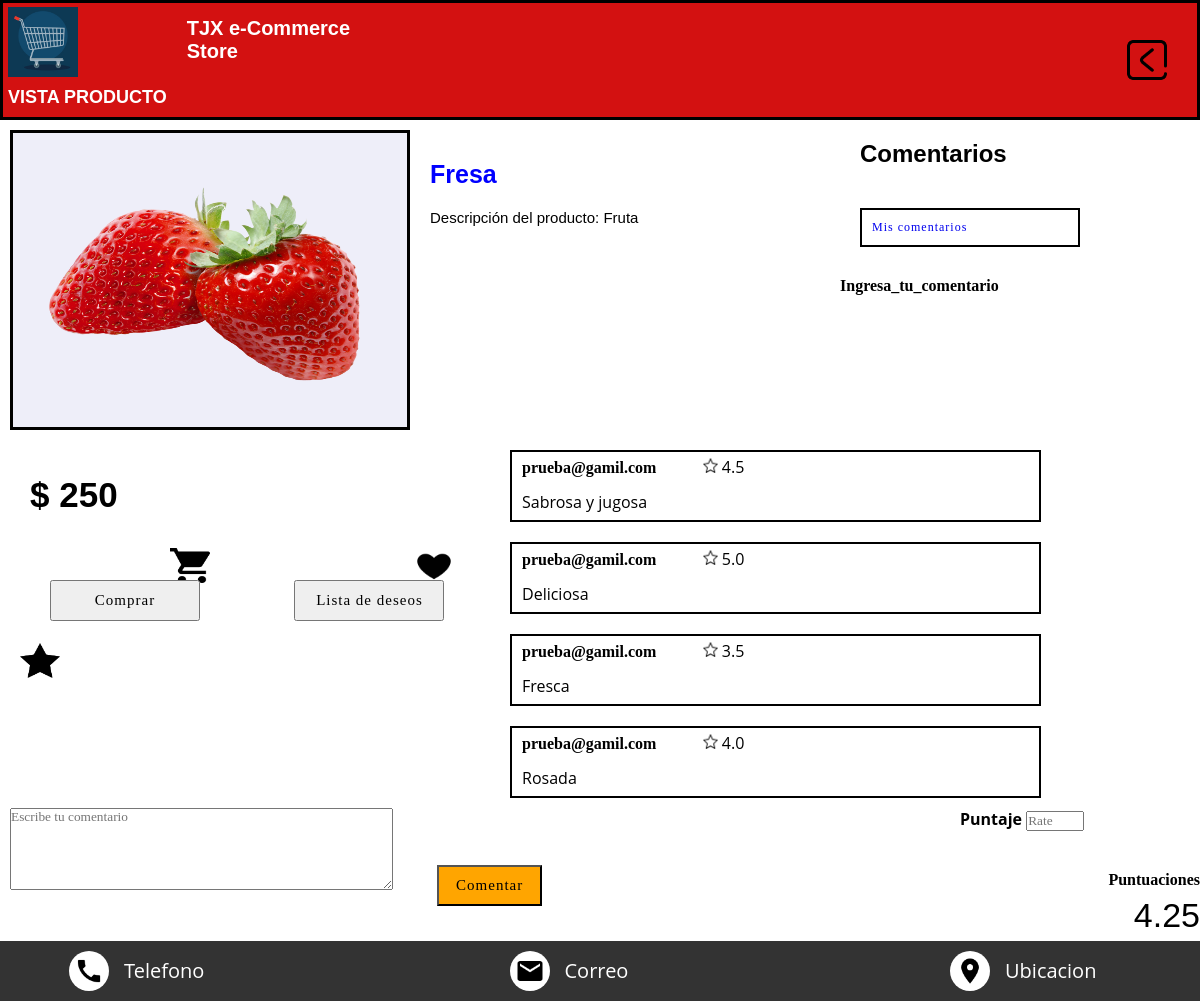
Screenshot of /producto/Fresa with the database file from the repository.
### tables this page shows
CREATE TABLE Productos (Codigo INTEGER NOT NULL PRIMARY KEY AUTOINCREMENT, Nombre TEXT NOT NULL, Descripcion TEXT NOT NULL, Precio INTEGER NOT NULL, Cantidad INTEGER NOT NULL, URL_prod TEXT DEFAULT NULL);

CREATE TABLE Comentarios (Id INTEGER PRIMARY KEY AUTOINCREMENT NOT NULL, Cod_producto INTEGER REFERENCES Productos (Codigo) NOT NULL, Usuario TEXT REFERENCES Usuarios (Correo) NOT NULL, Comentario TEXT NOT NULL, Calificacion DOUBLE (5, 0) NOT NULL);

### main.py (the view, shortened to what this page needs)
@app.route('/producto/<NombrePd>', methods=['GET','POST'])
def producto(NombrePd):
    nombre_prod= NombrePd+""
    if request.method=='GET':
        try:
            with sqlite3.connect("TJX_productos.db") as con:
                con.row_factory=sqlite3.Row
                cur = con.cursor()
                consulta=cur.execute("SELECT Codigo, Descripcion, Precio, URL_prod FROM Productos WHERE Nombre=?",[nombre_prod]).fetchone()
                if consulta is None:
                    flash("El producto no existe")
                    return redirect('/')
                cod_prod=consulta[0]
                descripcion=consulta[1]
                precio=consulta[2]
                if consulta[3] == None:
                    url="/static/img/paquete.png"
                else:
                    url="/static/img/img_products/"+consulta[3]
                row = cur.execute("SELECT Usuario, Comentario, Calificacion FROM Comentarios WHERE Cod_producto=?",[cod_prod]).fetchall()
                promedio = cur.execute("SELECT AVG (Calificacion) FROM Comentarios WHERE Cod_producto=?",[cod_prod]).fetchone()
                if row != None:
                    return render_template("Producto.html",Nombre=nombre_prod,path_img=url,Descripcion=descripcion,Precio=precio,Rate=promedio[0],Usuario="Usuario",row=row)
                else:
                    return render_template("Producto.html",Nombre=nombre_prod,path_img=url,Descripcion=descripcion,Precio=precio,Rate=0,Usuario="Usuario")
        except Error:
            flash("El producto no existe"+Error)
            return redirect('/')
    return redirect('/producto/'+nombre_prod)

### templates/Producto.html (shortened to what this page needs)
{% extends "base/base.html" %}
{% block stylesheet %}
<link rel="stylesheet" href="{{url_for('static',filename='css/producto.css')}}" />
{% endblock %}
{% block namesheet %} VISTA PRODUCTO {% endblock %}
{% block content %}
<main>
  <form id="form_producto" action="/producto/{{Nombre}}" method="POST">
    <div class="producto" id="producto">
      <img src="{{path_img}}" alt="Foto" class="Foto_prod"/>
    </div>
    <div class="cont_prod">
      <h3 class="nombre_producto" name="nombre_prod" id="name_pd">{{Nombre}}</h3>
      <p class="txt_descripcion" name="descripcion">Descripción del producto: {{Descripcion}}</p>
    </div>
    <div class="lateral">
      <h3 class="precio_prod" name="precio">$ {{Precio}}</h3>
      <br><br><br>
      <img src="{{url_for('static',filename='img/Cart.png')}}" alt="Carrito" class="logo_btns"/>
      <img src="{{url_for('static',filename='img/Heart.png')}}" alt="Corazon" class="logo_btns" id="Corazon"/>
      <input type="submit" value="Comprar" class="btn_c" id="btn_comprar">
      <input type="submit" value="Lista de deseos" class="btn_c" id="btn_deseos">
      <br><br>
      <h4 class="rate">Puntuaciones</h4>
      <p class="rate linea" id="num">{{Rate}}</p>
      <img src="{{url_for('static',filename='img/Star.png')}}" alt="Estrella" class="logo_btns linea" id="estrella">
    </div>
    <div class="comentarios" id="comentar">
      <div class="select_coment">
        <h2 class="tt_coment"><b>Comentarios</b></h2>
        <a class="Filtro tt_coment" href="/miscomentarios/{{Nombre}}" name="btn_micoment">Mis comentarios</a>
      </div>
      <section class="user_coment">
      {% for r in row  %}
        <div class="comentario">
          <h4 class="user_name linea">{{r["Usuario"]}}</h4>
          <img src="{{url_for('static',filename='img/star_comentario.png')}}" alt="Star" class="logo_star linea" id="star_comt">
          <p class="rate_comt linea">{{r["Calificacion"]}}</p>
          <p class="cuerpo_com">{{r["Comentario"]}}</p>
        </div>
      {% endfor %}
        <div class="micomentario">
          <h4 class="user_name titulo">Ingresa_tu_comentario</h4>
          <textarea name="mi_comentario" placeholder="Escribe tu comentario" class="txt_micomentario" id="txa_micomentario" cols="50" rows="5"></textarea>
          <div class="lbl">
            <label><b>Puntaje</b></label>
            <input type="number" name="calificacion" style="width: 25%" placeholder="Rate" class="input_rate" id="txt_mipuntaje" min="1" max="5" step="0.1">
          </div>
          <input type="submit" value="Comentar" class="btn_c" id="btn_comentar">
        </div>
      </section>
    </div>
  </form>
</main>
{% endblock %}

### static/css/menu_style.css (style rules this page uses)
* { margin: 0; padding: 0; box-sizing: border-box; }
img { display: block; max-width: 100%; }
a { display: inline-block; text-decoration: none; }
body { font-family: "open sans", sans-serif; margin: 0%; }
h1, h2, h3 { font-family: Arial, Helvetica, sans-serif; }
@media (max-width: 1200px) { .rate { height: 30px; position: absolute; right: 0; top: 89%; } }

### static/css/producto.css (style rules this page uses)
.producto { margin: 10px; border: solid black; width: 400px; float: left; height: 300px; background-color: rgba(234, 234, 248, 0.794); }
.Foto_prod { margin: 0; width: 100%; height: 100%; float: left; }
.cont_prod { margin-top: 10px; margin: 10px; width: 400px; float: left; height: 300px; }
.nombre_producto { padding-top: 30px; color: blue; font-family: Verdana, Geneva, Tahoma, sans-serif; font-size: 25px; }
.txt_descripcion { padding-top: 20px; width: 380px; float: left; font-family: Verdana, Geneva, Tahoma, sans-serif; font-size: 15px; }
.lateral { font-family: Verdana, Geneva, Tahoma, sans-serif; margin: 10px; width: 480px; float: left; height: 300px; }
.precio_prod { font-size: 35px; text-align: left; margin-top: 25px; margin-left: 20px; }
.logo_btns { width: 40px; height: 35px; display: inline-block; margin-top: -35px; margin-left: 160px; text-align: center; }
#Corazon { margin-left: 200px; }
#estrella { margin-left: 10px; }
.btn_c { size: 50px; display: inline-block; margin-left: 40px; margin-bottom: 25px; margin-top: -7px; width: 150px; padding: 10px; font-weight: bold normal; font-family: Verdana; letter-spacing: 1px; font-size: 15px; cursor: pointer; transition: all 0.5s ease; }
#btn_deseos { margin-left: 90px; }
.rate { margin-left: 40px; margin-top: -20px; }
#num { margin-top: 5px; font-size: 34px; }
.linea { display: inline-block; }
.user_coment { margin: 10px; }
.tt_coment { display: inline-block; margin: 20px; }
.Filtro { size: 40px; margin-left: 20px; width: 220px; padding: 10px; font-weight: bold 25px; font-family: Verdana; letter-spacing: 1px; font-size: 12px; cursor: pointer; transition: all 0.5s ease; border: solid black 2px; }
h4 { font-family: Verdana; }
.comentario { border: solid black 2px; margin: 10px; width: 45%; float: left; }
.logo_star { width: 15px; height: 15px; margin-left: 35px; }
.user_name, .cuerpo_com { margin: 7px; margin-left: 10px; }
.titulo { margin-left: 10px; }
.input_rate { width: 20px; height: 20px; display: inline-block; font-family: Verdana; }
#btn_comentar { background-color: orange; width: 105px; margin-top: 5px; display: inline-block; }
.lbl { float: right; width: 230px; }
.txt_micomentario { font-family: Verdana; }

### rows the page displays
Productos: Nombre "Fresa", Descripcion "Fruta"
Comentarios: Usuario "prueba@gamil.com", Calificacion "4.5", Comentario "Sabrosa y jugosa"
Comentarios: Usuario "prueba@gamil.com", Calificacion "5.0", Comentario "Deliciosa"
Comentarios: Usuario "prueba@gamil.com", Calificacion "3.5", Comentario "Fresca"
Comentarios: Usuario "prueba@gamil.com", Calificacion "4.0", Comentario "Rosada"

### other values shown
{{ Precio }} "250"
{{ Rate }} "4.25"
